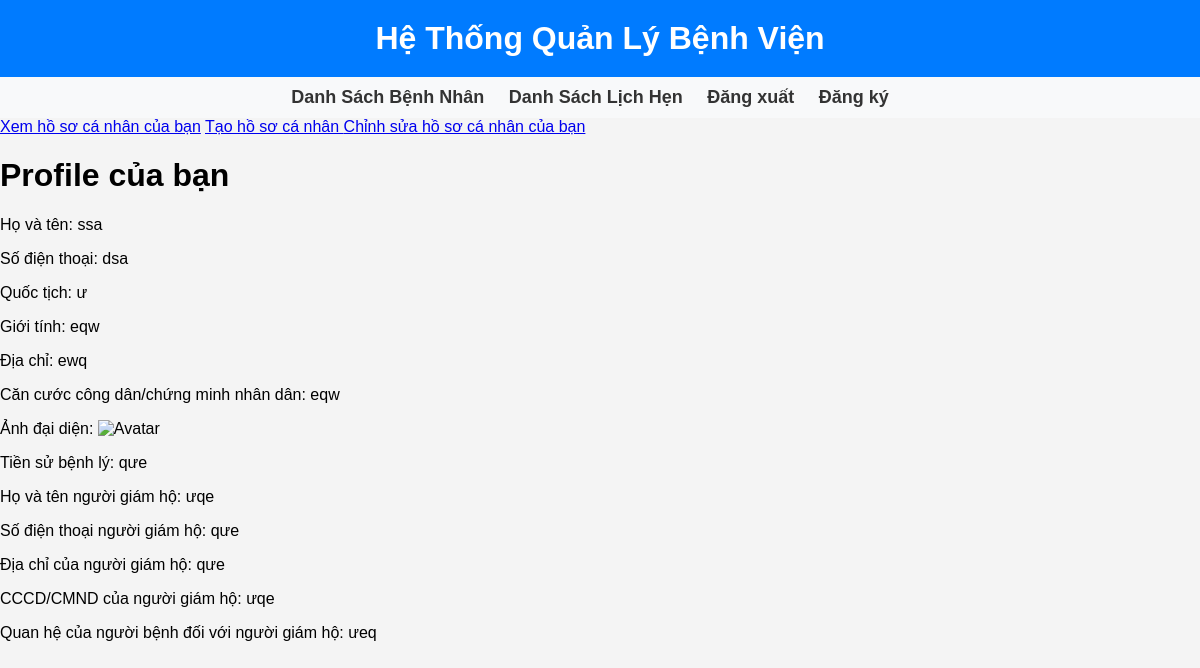
The page /patient/view_profile/ (signed in) on the database its author committed.
### Patient/models.py (models this page shows, shortened)
class Profile (models.Model):
    user = models.OneToOneField(User, on_delete=models.CASCADE, primary_key= True)
    full_name = models.CharField (max_length = 100)
    phone_number = models.CharField(max_length = 20)
    nationality = models.CharField(max_length = 50)
    gender = models.CharField(max_length = 10)
    date_of_birth = models.DateField()
    address = models.CharField (max_length = 100)
    ID1 = models.CharField(max_length = 30)
    medical_record = models.TextField() # Tiền sử bệnh lý của bệnh nhân
    name2 = models.CharField(max_length = 100)
    phone_number2 = models.CharField(max_length = 20)
    address2 = models.CharField (max_length = 100)
    ID2 = models.CharField(max_length = 30)
    relationship = models.CharField (max_length = 30)
    avatar = models.ImageField(upload_to='avatars/', null=True, blank=True)

### Patient/views.py (the view)
# urls.py: path('view_profile/', views.view_profile, name='view_profile'),
@login_required
def view_profile(request):
    try:
        profile = Profile.objects.get(user=request.user)
        return render(request, 'view_profile.html', {'profile': profile})
    except Profile.DoesNotExist:
        messages.error(request, 'Bạn chưa điền thông tin')
        return HttpResponse('Bạn chưa điền thông tin')

### Patient/templates/view_profile.html
{% extends 'main.html'%}
{% block content %}
<h1>Profile của bạn</h1>
<p>Họ và tên: {{ profile.full_name }}</p>
<p>Số điện thoại: {{profile.phone_number}} </p>
<p>Quốc tịch: {{profile.nationality}} </p>
<p>Giới tính: {{ profile.gender }}</p>
<p>Địa chỉ: {{ profile.address }}</p>
<p>Căn cước công dân/chứng minh nhân dân: {{ profile.ID1}}</p>
<p>Ảnh đại diện: <img src="{{ profile.avatar }}" alt="Avatar"></p>
<p> Tiền sử bệnh lý: {{profile.medical_record}} </p>
<p>Họ và tên người giám hộ: {{ profile.name2 }}</p>
<p>Số điện thoại người giám hộ: {{ profile.phone_number2 }}</p>
<p>Địa chỉ của người giám hộ: {{ profile.address2 }}</p>
<p>CCCD/CMND của người giám hộ: {{ profile.ID2 }}</p>
<p> Quan hệ của người bệnh đối với người giám hộ: {{profile.relationship}} </p>
{% endblock %}

### main_app/templates/main.html (style rules this page uses)
body { font-family: Arial, sans-serif; margin: 0; padding: 0; background-color: #f4f4f4; }

### rows shown on the page
Profile: full_name "ssa", phone_number "dsa", nationality "ư", gender "eqw", address "ewq", ID1 "eqw", medical_record "qưe", name2 "ưqe", phone_number2 "qưe", address2 "qưe", ID2 "ưqe", relationship "ưeq"
